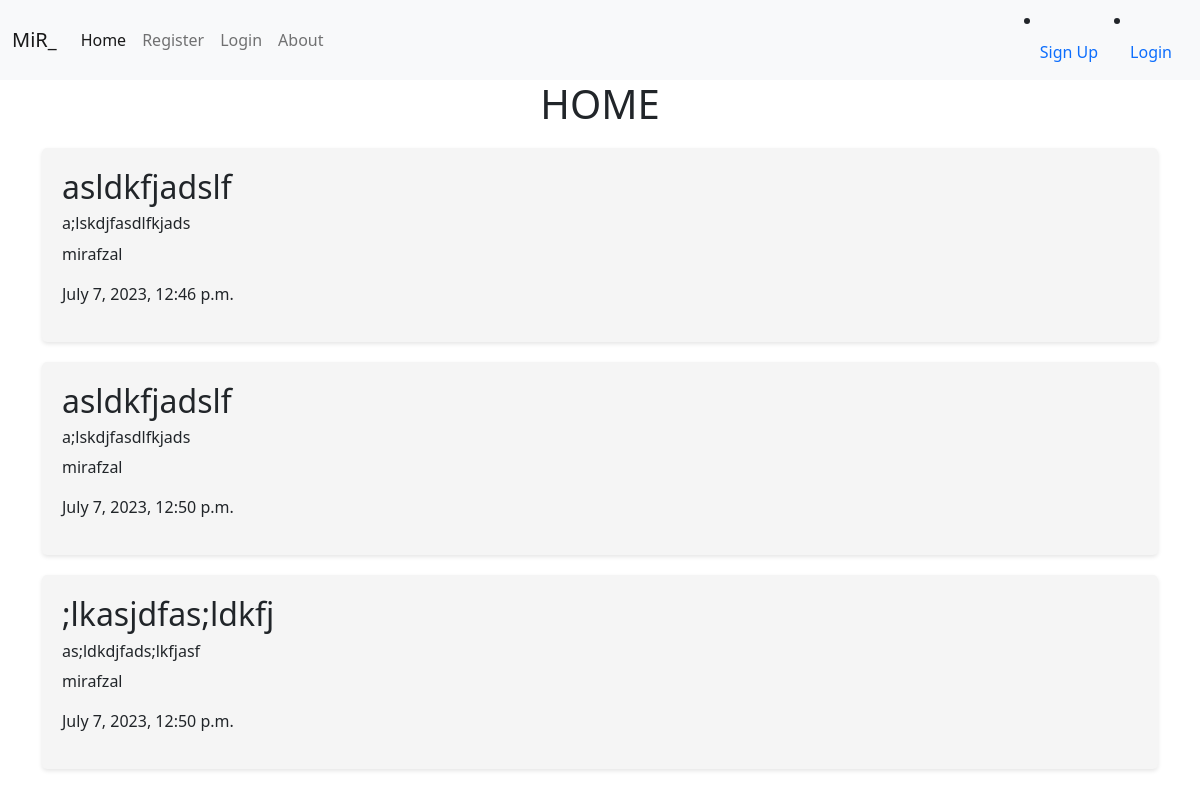
The page / on the database its author committed.
### users/models.py (models this page shows, shortened)
class Post(models.Model):
    fname = models.CharField(max_length=100)
    lname = models.CharField(max_length=30)
    title = models.CharField(max_length=100)
    content = models.TextField()
    author = models.ForeignKey(User, on_delete=models.CASCADE)
    data = models.DateTimeField(default=timezone.now)

### blog/views.py (the view)
# urls.py: path('', views.Home.as_view(), name='blog-home'),
class Home(ListView):
    model = Post
    template_name = 'blog/home.html'
    context_object_name = 'posts'
    ordering = ['data']

### blog/templates/blog/home.html (shortened to what this page needs)
{% extends 'blog/base.html' %}
{% block content %}
    <h1>HOME</h1>
    {% for post in posts%}
        <div class="container">
            <div class="container-post">
                <h2>{{ post.title }}</h2>
                <h6>{{ post.content }}</h6>
                <p>{{ post.author }}</p>
                <p>{{ post.data }}</p>
            </div>
        </div>
    {% endfor %}
{% endblock content %}

### blog/static/blog/style.css (style rules this page uses)
* { padding: 0; margin: 0; box-sizing: border-box; }
body { font-family: Arial, sans-serif; margin: 0; padding: 0; }
.container { margin: 20px; }
.container-post { background-color: #f5f5f5; padding: 20px; border-radius: 5px; box-shadow: 0 2px 4px rgba(0, 0, 0, 0.1); }
h1 { text-align: center; }
h2 { margin-top: 0; }
h4, p { margin-bottom: 10px; }

### rows shown on the page
Post: title "asldkfjadslf", content "a;lskdjfasdlfkjads", author "mirafzal", data "July 7, 2023, 12:46 p.m."
Post: title "asldkfjadslf", content "a;lskdjfasdlfkjads", author "mirafzal", data "July 7, 2023, 12:50 p.m."
Post: title ";lkasjdfas;ldkfj", content "as;ldkdjfads;lkfjasf", author "mirafzal", data "July 7, 2023, 12:50 p.m."
